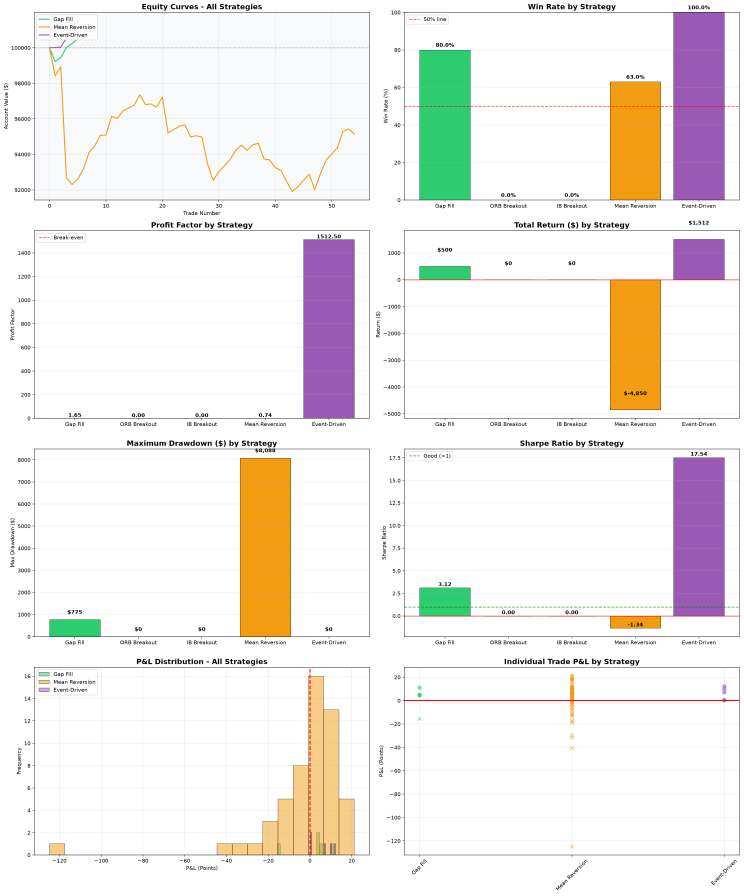
#> input picture backtest_overview.png, 2973 x 3583 px (shown at 1/4 size)
$ python -i backtest_improved.py   (imports and definitions only)
#> lines starting #> are read from the running program, lines starting #| are printed output that depends on the picture
#!/usr/bin/env python3
"""
Improved Backtest: August 2026 Trading Strategies on ES=F
=========================================================
Handles 15-minute data granularity properly.
"""

import yfinance as yf
import pandas as pd
import numpy as np
import matplotlib
# [1 line not run here, left out]
import matplotlib.pyplot as plt
import matplotlib.dates as mdates
import seaborn as sns
from datetime import datetime, timedelta
import warnings
# [1 line not run here, left out]

# ============================================================
# CONFIGURATION
# ============================================================
SYMBOL = "ES=F"
START_DATE = "2026-08-01"
END_DATE = "2026-08-31"
INITIAL_CAPITAL = 100000
CONTRACT_MULTIPLIER = 50
OUTPUT_DIR = r"C:\Users\dgran\AppData\Local\Temp\opencode"

# [3 lines not run here, left out]

# Download 15-minute data
# [1 line that did not run here, left out]

# [2 lines that did not run here, left out]

# [1 line that did not run here, left out]
# [2 lines not run here, left out]

# ============================================================
# INDICATOR FUNCTIONS
# ============================================================

# [13 lines left out: functions calculate_rsi, calculate_atr, not called in this run]

# ============================================================
# STRATEGY 1: GAP FILL
# ============================================================
# [3 lines not run here, left out]

def backtest_gap_fill(data):
    trades = []
    dates = data.index.normalize().unique()

    for i in range(1, len(dates)):
        day_data = data[data.index.normalize() == dates[i]]
        prev_day_data = data[data.index.normalize() == dates[i-1]]

        if day_data.empty or prev_day_data.empty:
            continue

        prev_close = prev_day_data['Close'].iloc[-1]
        current_open = day_data['Open'].iloc[0]
        gap_size = abs(current_open - prev_close)

        if gap_size < 2:
            continue

        # Check if gap was filled
        if current_open > prev_close:
            # Gap up - look for price to come down to prev_close
            filled_bars = day_data[day_data['Low'] <= prev_close]
            if not filled_bars.empty:
                entry_price = prev_close
                target = entry_price - 1.5 * gap_size
                stop = entry_price + 2.0 * gap_size

                # Check outcome
                if day_data['Low'].min() <= target:
                    pnl = 1.5 * gap_size
                elif day_data['High'].max() >= stop:
                    pnl = -2.0 * gap_size
                else:
                    pnl = (entry_price - day_data['Close'].iloc[-1])

                trades.append({
                    'date': dates[i],
                    'direction': 'short',
                    'entry': entry_price,
                    'pnl_points': round(pnl, 2),
                    'gap_size': round(gap_size, 2)
                })
        else:
            # Gap down - look for price to come up to prev_close
            filled_bars = day_data[day_data['High'] >= prev_close]
            if not filled_bars.empty:
                entry_price = prev_close
                target = entry_price + 1.5 * gap_size
                stop = entry_price - 2.0 * gap_size

                if day_data['High'].max() >= target:
                    pnl = 1.5 * gap_size
                elif day_data['Low'].min() <= stop:
                    pnl = -2.0 * gap_size
                else:
                    pnl = (day_data['Close'].iloc[-1] - entry_price)

                trades.append({
                    'date': dates[i],
                    'direction': 'long',
                    'entry': entry_price,
                    'pnl_points': round(pnl, 2),
                    'gap_size': round(gap_size, 2)
                })

    return pd.DataFrame(trades) if trades else pd.DataFrame()

# [1 line that did not run here, left out]
# [10 lines not run here, left out]

# [73 lines left out: function backtest_orb, not called in this run]

# [1 line that did not run here, left out]
# [10 lines not run here, left out]

# [89 lines left out: function backtest_ib, not called in this run]

# [1 line that did not run here, left out]
# [12 lines not run here, left out]

# [66 lines left out: function backtest_mean_reversion, not called in this run]

# [1 line that did not run here, left out]
# [8 lines not run here, left out]

# [39 lines left out: function backtest_event_driven, not called in this run]

# [1 line that did not run here, left out]
# [10 lines not run here, left out]

# [43 lines left out: function calc_metrics, not called in this run]

# [7 lines that did not run here, left out]

all_metrics = []
# [7 lines not run here, left out]

metrics_df = pd.DataFrame(all_metrics)

# ============================================================
# VISUALIZATIONS - COMPREHENSIVE
# ============================================================
# [3 lines not run here, left out]

colors = ['#2ecc71', '#3498db', '#e74c3c', '#f39c12', '#9b59b6']
# [1 line that did not run here, left out]

# === FIGURE 1: Main Dashboard ===
fig = plt.figure(figsize=(22, 16))
# [1 line not run here, left out]

# 1. Equity Curves
ax1 = fig.add_subplot(3, 3, 1)
# [13 lines not run here, left out]

# 2. Win Rate Comparison
ax2 = fig.add_subplot(3, 3, 2)
# [1 line that did not run here, left out]
# [1 line that did not run here, left out]
# [8 lines not run here, left out]

# 3. Profit Factor
ax3 = fig.add_subplot(3, 3, 3)
# [1 line that did not run here, left out]
# [1 line that did not run here, left out]
# [7 lines not run here, left out]

# 4. Total Return ($)
ax4 = fig.add_subplot(3, 3, 4)
# [1 line that did not run here, left out]
# [1 line that did not run here, left out]
# [7 lines not run here, left out]

# 5. Max Drawdown
ax5 = fig.add_subplot(3, 3, 5)
# [1 line that did not run here, left out]
# [1 line that did not run here, left out]
# [5 lines not run here, left out]

# 6. Sharpe Ratio
ax6 = fig.add_subplot(3, 3, 6)
# [1 line that did not run here, left out]
# [1 line that did not run here, left out]
# [8 lines not run here, left out]

# 7. P&L Distribution
ax7 = fig.add_subplot(3, 3, 7)
# [8 lines not run here, left out]

# 8. Individual Trade Scatter
ax8 = fig.add_subplot(3, 3, 8)
# [10 lines not run here, left out]

# 9. Summary Table
ax9 = fig.add_subplot(3, 3, 9)
# [1 line not run here, left out]
# [1 line that did not run here, left out]
# [1 line that did not run here, left out]
# [1 line that did not run here, left out]
# [9 lines not run here, left out]

# === FIGURE 2: Strategy Deep Dives ===
fig2, axes = plt.subplots(2, 2, figsize=(16, 12))
# [67 lines not run here, left out]
daily_pnl = pd.DataFrame()
# [33 lines not run here, left out]

report = f"""
{'='*70}
BACKTEST RESULTS: AUGUST 2026 - ES=F (E-mini S&P 500 Futures)
{'='*70}
Data Period: {START_DATE} to {END_DATE}
Data Source: Yahoo Finance (15-minute bars)
Initial Capital: ${INITIAL_CAPITAL:,.2f}
Contract: ES=F (Multiplier: ${CONTRACT_MULTIPLIER}, Tick: $12.50)

{'='*70}
STRATEGY PERFORMANCE SUMMARY
{'='*70}
"""

# [15 lines not run here, left out]

# [1 line that did not run here, left out]
# [51 lines not run here, left out]

>>> import cv2
>>> picture = cv2.imread('../../../backtest_overview.png', cv2.IMREAD_GRAYSCALE)
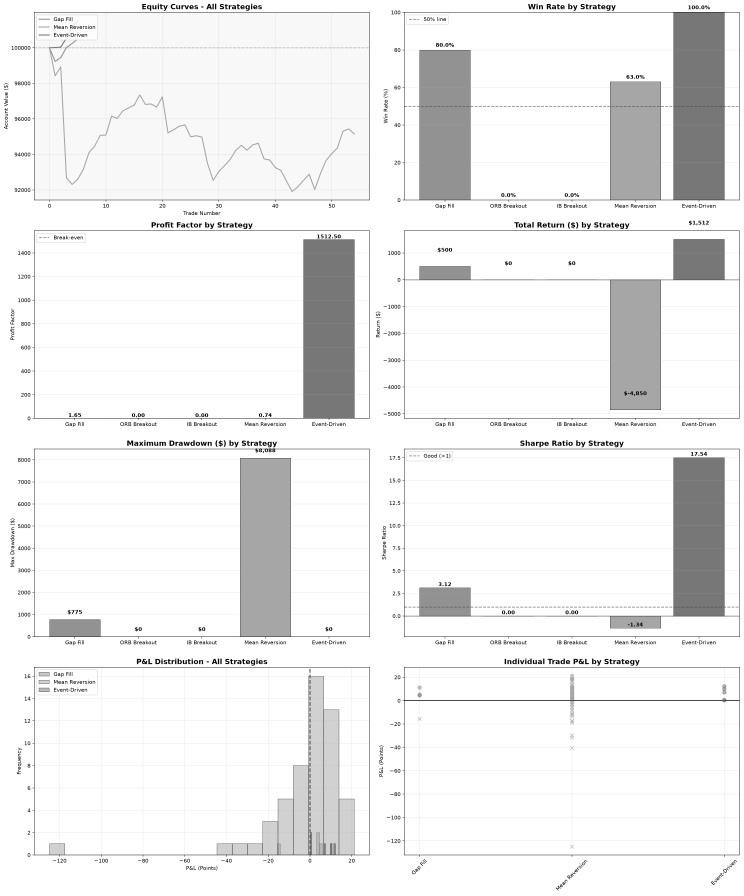
#> picture: shape (3583, 2973) (shown at 1/4 size); min 0, max 255, mean 238.7
#> (the run stopped early here; a loop or call above may not have finished)
